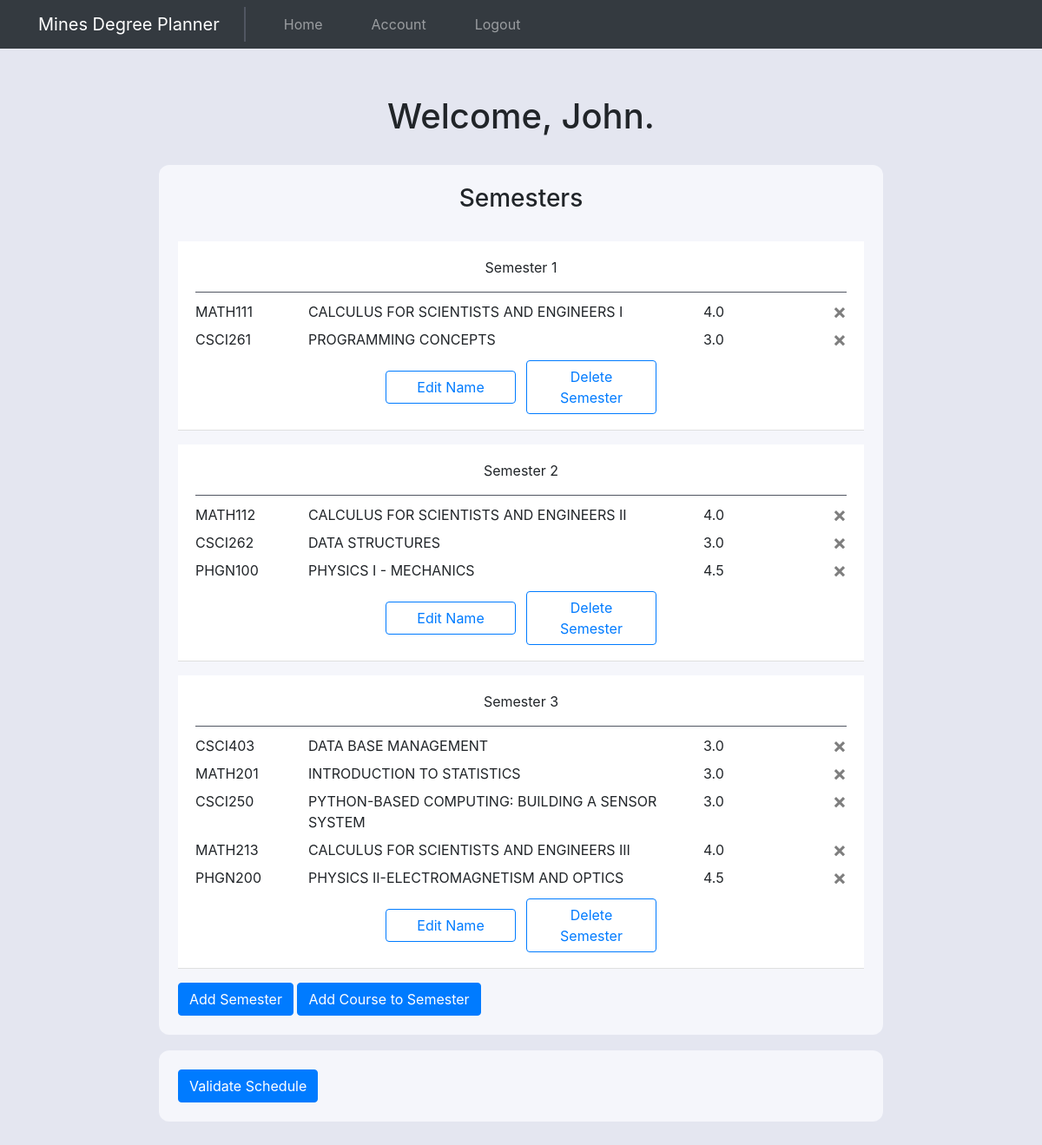
The app's page / (signed in) with its own data.
### website/models.py (models this page shows)
class User(db.Model, UserMixin):
    id = db.Column(db.Integer, primary_key=True)
    cwid = db.Column(db.Integer, unique=True)
    email = db.Column(db.String(150), unique=True)
    password = db.Column(db.String(150))
    first_name = db.Column(db.String(150))
    last_name = db.Column(db.String(150))
    major = db.Column(db.String(150))
    credits_taken = db.Column(db.String(10))
    class_standing = db.Column(db.String(10))
    courses = db.relationship('Course')
    semesters = db.relationship('Semester')
    num_semesters = db.Column(db.Integer)

class Semester(db.Model):
    id = db.Column(db.Integer, primary_key=True)
    semester_name = db.Column(db.String(64))
    user_id = db.Column(db.Integer, db.ForeignKey('user.id'))
    semester_number = db.Column(db.Integer)
    courses = db.relationship('Course')

class Course(db.Model):
    id = db.Column(db.Integer, primary_key=True)
    department = db.Column(db.String(4))
    course_number = db.Column(db.String(3))
    course_name = db.Column(db.String(500))
    credit_hours = db.Column(db.String(10))
    is_taken = db.Column(db.String(5))
    user_id = db.Column(db.Integer, db.ForeignKey('user.id'))
    semester_id = db.Column(db.Integer, db.ForeignKey('semester.id'))

### website/views.py (the view, shortened to what this page needs)
@views.route('/', methods=['GET', 'POST'])
@login_required
def home():
    return render_template("home.html", user=current_user)

### website/__init__.py (called while the page is built)
def create_app():
    app = Flask(__name__)
    app.config['SECRET_KEY'] = 'josiefnapwpawoj'
    app.config['SQLALCHEMY_DATABASE_URI'] = f'sqlite:///{DB_NAME}'
    db.init_app(app)
    from .views import views
    from .auth import auth
    app.register_blueprint(views, url_prefix="/")
    app.register_blueprint(auth, url_prefix="/")
    from .models import User, Course, Semester
    create_database(app)
    login_manager = LoginManager()
    login_manager.login_view = 'auth.login'
    login_manager.init_app(app)
    @login_manager.user_loader
    def load_user(id):
        return User.query.get(int(id))
    return app

### website/templates/home.html (shortened to what this page needs)
{% extends "base.html" %} {% block title %}Home{% endblock %} {% block content%}
<br />
<h1 style="text-align: center; margin-bottom: 32px">
    Welcome, {{user.first_name}}.
</h1>
<section class="semester-form-section">
    <h3 align="center">Semesters</h3>
    <ul class="list-group list-group-flush courses-taken-list" id="notes">
        {% for semester in user.semesters %}
        <li class="list-group-item semester-row">
            <div class="row semester-title-row">
                <div class="col" align="center">
                    Semester {{semester.semester_number}}
                </div>
            </div>
            {% if semester.courses %}
            <div class="padding-above-courses"></div>
            {% endif %}
            {% for course in semester.courses %}
            <div class="row semester-course-entry">
                <div class="col-sm-2">
                    {{course.department}}{{course.course_number}}
                </div>
                <div class="col-md-7">{{course.course_name}}</div>
                <div class="col-sm-2">{{course.credit_hours}}</div>
                <div class="col-sm-1">
                    <button
                        type="button"
                        class="close"
                        onClick="deleteCourseFromSemester({{ course.id }}, {{ semester.id }});"
                    >
                        <span aria-hidden="true">&times;</span>
                    </button>
                </div>
            </div>
            {% endfor %}
            <div class="row">
                <div class="col-sm-12 edit-semester-name-row">
                    <button
                        type="button"
                        class="btn btn-outline-primary edit-semester-name-btn"
                        data-toggle="modal"
                        data-target="#editSemesterNameModal"
                    >
                        Edit Name
                    </button>
                    <button
                        type="button"
                        class="btn btn-outline-primary add-semester-btn delete-semester-btn"
                        onClick="deleteSemester({{ semester.id }})"
                    >
                        <span aria-hidden="true">Delete Semester</span>
                    </button>
                </div>
            </div>
        </li>
        {% endfor %}
    </ul>
    <button
        type="button"
        class="btn btn-primary add-semester-btn"
        onClick="addSemester()"
    >
        <span aria-hidden="true">Add Semester</span>
    </button>
    <button
        type="button"
        class="btn btn-primary add-semester-btn"
        data-toggle="modal"
        data-target="#addCourseModal"
    >
        Add Course to Semester
    </button>
</section>
<section class="validate-semester-section">
    <button
        type="button"
        class="btn btn-primary"
        onClick="validateSchedule( {{ user.id }} );"
    >
        <span aria-hidden="true">Validate Schedule</span>
    </button>
</section>
{% endblock %}

### website/static/style.css (style rules this page uses)
:root { --very-light-blue: #f5f6fb; --darker-color: #e4e6f0; }
body { background-color: var(--darker-color); }
body { display: flex; flex-direction: column; }
.semester-form-section { padding: 22px; border-radius: 12px; background-color: var(--very-light-blue); margin-bottom: 18px; }
.validate-semester-section { padding: 22px; border-radius: 12px; background-color: var(--very-light-blue); margin-bottom: 18px; }
.courses-taken-list { margin-top: 16px; }
.add-semester-btn { margin-top: 16px !important; }
.semester-row { margin-top: 16px; }
.semester-title-row { padding: 6px 0px; }
.padding-above-courses { margin-top: 10px; border-bottom: 0.5px solid #515662; margin-bottom: 10px; }
.semester-course-entry { margin-top: 8px; }
.edit-semester-name-row { display: flex; flex-direction: row; align-items: center; justify-content: center !important; }
.edit-semester-name-btn { align-self: center; justify-self: center; margin-top: 12px !important; margin-bottom: 6px !important; margin-right: 6px; width: 150px; }
.delete-semester-btn { align-self: center; justify-self: center; margin-top: 12px !important; margin-bottom: 6px !important; margin-left: 6px; width: 150px; }

### records on screen
User: first_name "John"
Semester: semester_number "1"
Course: department "MATH", course_number "111", course_name "CALCULUS FOR SCIENTISTS AND ENGINEERS I", credit_hours "4.0"
Course: department "CSCI", course_number "261", course_name "PROGRAMMING CONCEPTS", credit_hours "3.0"
Semester: semester_number "2"
Course: department "MATH", course_number "112", course_name "CALCULUS FOR SCIENTISTS AND ENGINEERS II", credit_hours "4.0"
Course: department "CSCI", course_number "262", course_name "DATA STRUCTURES", credit_hours "3.0"
Course: department "PHGN", course_number "100", course_name "PHYSICS I - MECHANICS", credit_hours "4.5"
Semester: semester_number "3"
Course: department "CSCI", course_number "403", course_name "DATA BASE MANAGEMENT", credit_hours "3.0"
Course: department "MATH", course_number "201", course_name "INTRODUCTION TO STATISTICS", credit_hours "3.0"
Course: department "CSCI", course_number "250", course_name "PYTHON-BASED COMPUTING: BUILDING A SENSOR SYSTEM", credit_hours "3.0"
Course: department "MATH", course_number "213", course_name "CALCULUS FOR SCIENTISTS AND ENGINEERS III", credit_hours "4.0"
Course: department "PHGN", course_number "200", course_name "PHYSICS II-ELECTROMAGNETISM AND OPTICS", credit_hours "4.5"
